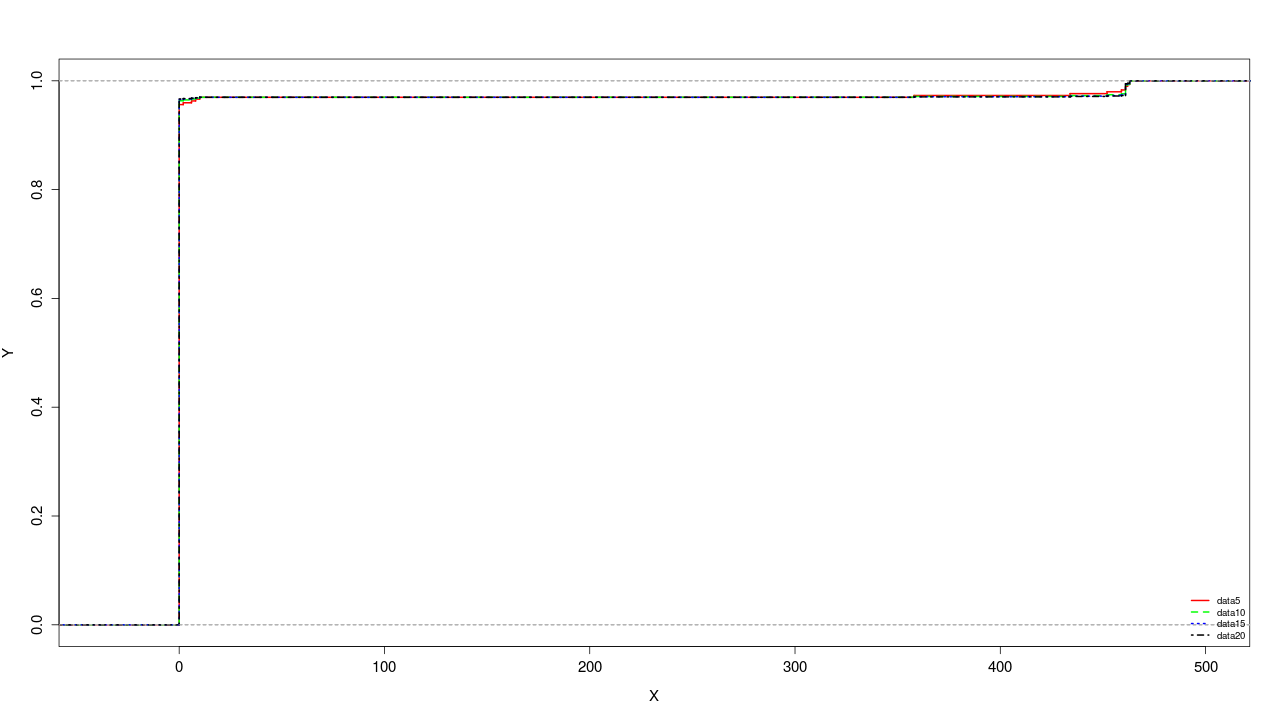

Write the R code that produced this figure.
# install.packages('ggplot2')
library(ggplot2)
# install.packages('scales')
library(scales)

# install.packages('doBy')
library(doBy)

#########################
# Rate trace processing #
#########################
data5 = read.table("/home/ardi/Desktop/Rinfix/load-balancer-1000/load-balancer-l2trace-inherent-1000-5s.txt", header=T)
data10 = read.table("/home/ardi/Desktop/Rinfix/load-balancer-1000/load-balancer-l2trace-inherent-1000-10s.txt", header=T)
data15 = read.table("/home/ardi/Desktop/Rinfix/load-balancer-1000/load-balancer-l2trace-inherent-1000-15s.txt", header=T)
data20 = read.table("/home/ardi/Desktop/Rinfix/load-balancer-1000/load-balancer-l2trace-inherent-1000-20s.txt", header=T)

Drop.data5   = subset(data5, Type %in% c("Drop"))
Drop.data10    = subset(data10, Type %in% c("Drop"))
Drop.data15    = subset(data15, Type %in% c("Drop"))
Drop.data20     = subset(data20, Type %in% c("Drop"))

data5<-Drop.data5$Kilobytes
data10<-Drop.data10$Kilobytes
data15<-Drop.data15 $Kilobytes
data20<-Drop.data20$Kilobytes

png("/home/ardi/Desktop/Rinfix/load-balancer-1000/load-balancer-l2trace-inherent-1000-Kilobytes.png", width=1280, height=720)

plot(ecdf(data5), main=NA,  
     xlab="X", ylab="Y",verticals = TRUE, do.points=FALSE, lwd=2, lty=1, col="red", cex.lab=1.25, cex.axis=1.25)
lines(ecdf(data10), verticals= TRUE, do.points=FALSE, lwd=2, lty=2, col="green", cex.lab=1.25, cex.axis=1.25)
lines(ecdf(data15), verticals=TRUE, do.points=FALSE, lwd=2, lty=3, col="blue", cex.lab=1.25, cex.axis=1.25)
lines(ecdf(data20), verticals=TRUE, do.points=FALSE, lwd=2, lty=4, col="black", cex.lab=1.25, cex.axis=1.25)

legend("bottomright", legend=c("data5", "data10", "data15", 
                               "data20"),
       col=c("red", "green", "blue", "black"), lwd=c(2,2,2,2),
       lty=c(1,2,3,4), cex=0.8, box.lty=0, bg=NA) 

retval <- dev.off()

